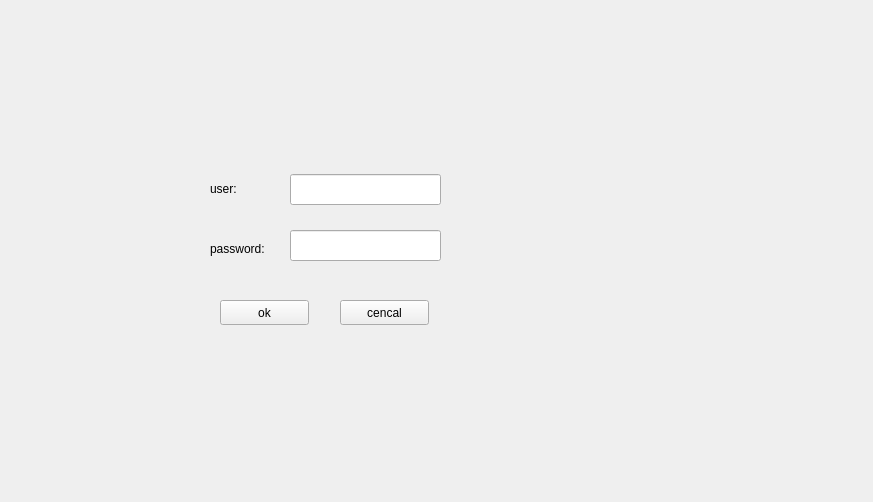
<?xml version="1.0" encoding="UTF-8"?>
<ui version="4.0">
 <class>Widget</class>
 <widget class="QWidget" name="Widget">
  <property name="geometry">
   <rect>
    <x>0</x>
    <y>0</y>
    <width>873</width>
    <height>502</height>
   </rect>
  </property>
  <property name="windowTitle">
   <string>Widget</string>
  </property>
  <widget class="QPushButton" name="btn_ok">
   <property name="geometry">
    <rect>
     <x>220</x>
     <y>300</y>
     <width>89</width>
     <height>25</height>
    </rect>
   </property>
   <property name="text">
    <string>ok</string>
   </property>
  </widget>
  <widget class="QPushButton" name="btn_cencal">
   <property name="geometry">
    <rect>
     <x>340</x>
     <y>300</y>
     <width>89</width>
     <height>25</height>
    </rect>
   </property>
   <property name="text">
    <string>cencal</string>
   </property>
  </widget>
  <widget class="QLabel" name="uer">
   <property name="geometry">
    <rect>
     <x>210</x>
     <y>180</y>
     <width>67</width>
     <height>17</height>
    </rect>
   </property>
   <property name="text">
    <string>user:</string>
   </property>
  </widget>
  <widget class="QLabel" name="password">
   <property name="geometry">
    <rect>
     <x>210</x>
     <y>240</y>
     <width>67</width>
     <height>17</height>
    </rect>
   </property>
   <property name="text">
    <string>password:</string>
   </property>
  </widget>
  <widget class="QLineEdit" name="edit_user">
   <property name="geometry">
    <rect>
     <x>290</x>
     <y>174</y>
     <width>151</width>
     <height>31</height>
    </rect>
   </property>
  </widget>
  <widget class="QLineEdit" name="edit_pwd">
   <property name="geometry">
    <rect>
     <x>290</x>
     <y>230</y>
     <width>151</width>
     <height>31</height>
    </rect>
   </property>
  </widget>
 </widget>
 <layoutdefault spacing="6" margin="11"/>
 <resources/>
 <connections/>
</ui>
